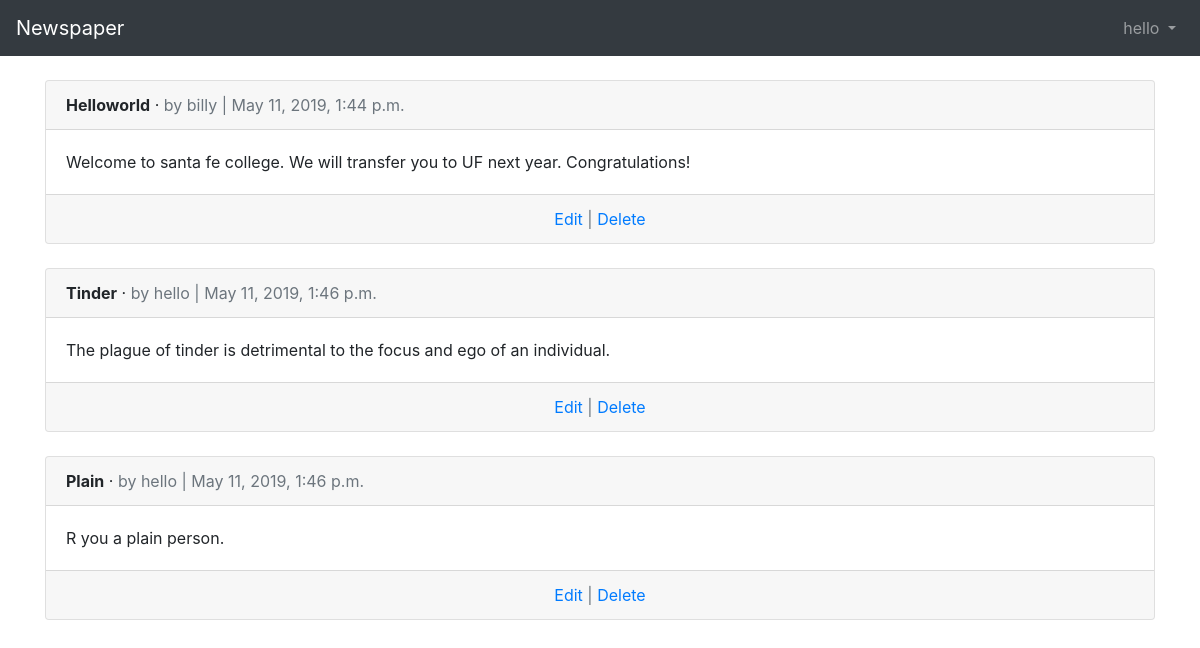
/articles/ (signed in), run on the app's committed database.
### users/models.py (models this page shows)
class CustomUser(AbstractUser):
    age = models.PositiveIntegerField(null=True, blank=True)

### articles/models.py (models this page shows, shortened)
class Article(models.Model):
    title = models.CharField(max_length=255)
    body = models.TextField()
    date = models.DateTimeField(auto_now_add=True)
    author = models.ForeignKey(
        get_user_model(),
        on_delete=models.CASCADE,
    )

### articles/views.py (the view)
# urls.py: path('', ArticleListView.as_view(), name='article_list'),
class ArticleListView(ListView):
    model = Article
    template_name = 'article_list.html'

### templates/articles/article_list.html (shortened to what this page needs)
{% extends 'base.html' %}
{% block content %}
  {% for article in object_list %}
    <div class="card">
      <div class="card-header">
        <span class="font-weight-bold">{{ article.title }}</span> &middot;
        <span class="text-muted">by {{ article.author }} | {{ article.date }}</span>
      </div>
      <div class="card-body">
        {{ article.body }}
      </div>
      <div class="card-footer text-center text-muted">
        <a href="{% url 'article_edit' article.pk %}">Edit</a> |
        <a href="{% url 'article_delete' article.pk %}">Delete</a>
      </div>
    </div>
    <br />
  {% endfor %}
{% endblock content %}

### templates/base.html (shortened to what this page needs)
<!doctype html>
<html lang="en">
  <head>
    <link rel="stylesheet" href="https://stackpath.bootstrapcdn.com/bootstrap/4.1.3/css/bootstrap.min.css">
  </head>
  <body>
    <nav class="navbar navbar-expand-md navbar-dark bg-dark mb-4">
      <a class="navbar-brand" href="{% url 'home' %}">Newspaper</a>
      <div class="collapse navbar-collapse" id="navbarCollapse">
        {% if user.is_authenticated %}
          <ul class="navbar-nav ml-auto">
            <li class="nav-item">
              <a class="nav-link dropdown-toggle" href="#" id="userMenu"\
              data-toggle="dropdown" aria-haspopup="true" aria-expanded\
              ="false">
                {{ user.username }}
              </a>
            </li>
          </ul>
        {% endif %}
      </div>
    </nav>
    <div class="container">
      {% block content %}
      {% endblock content %}
    </div>
  </body>
</html>

### data on the page
CustomUser: username "hello"
Article: title "Helloworld", author "billy", date "May 11, 2019, 1:44 p.m.", body "Welcome to santa fe college. We will transfer you to UF next year. Congratulations!"
Article: title "Tinder", author "hello", date "May 11, 2019, 1:46 p.m.", body "The plague of tinder is detrimental to the focus and ego of an individual."
Article: title "Plain", author "hello", date "May 11, 2019, 1:46 p.m.", body "R you a plain person."
